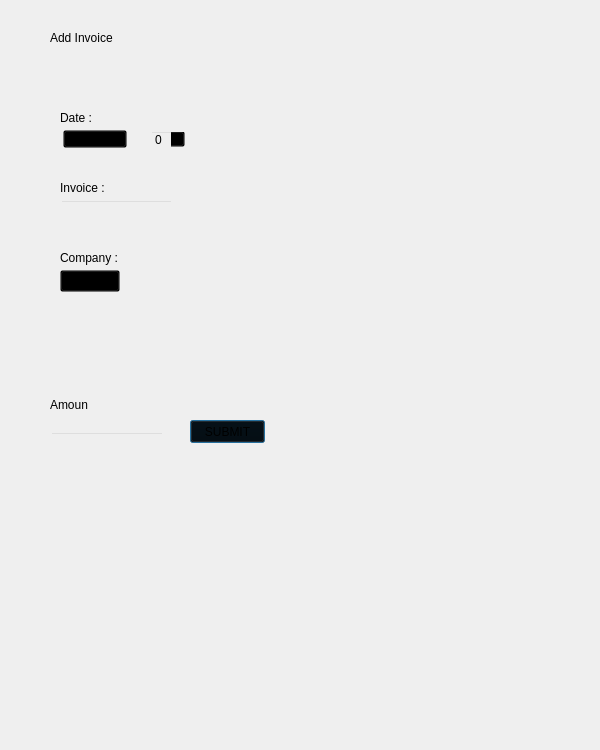
<?xml version="1.0" encoding="UTF-8"?>
<ui version="4.0">
 <class>Dialog</class>
 <widget class="QDialog" name="Dialog">
  <property name="enabled">
   <bool>true</bool>
  </property>
  <property name="geometry">
   <rect>
    <x>0</x>
    <y>0</y>
    <width>600</width>
    <height>750</height>
   </rect>
  </property>
  <property name="minimumSize">
   <size>
    <width>600</width>
    <height>750</height>
   </size>
  </property>
  <property name="windowTitle">
   <string>Dialog</string>
  </property>
  <widget class="QFrame" name="workspace_frame">
   <property name="enabled">
    <bool>true</bool>
   </property>
   <property name="geometry">
    <rect>
     <x>40</x>
     <y>30</y>
     <width>331</width>
     <height>481</height>
    </rect>
   </property>
   <property name="styleSheet">
    <string notr="true">background-color:transparent;</string>
   </property>
   <property name="frameShape">
    <enum>QFrame::StyledPanel</enum>
   </property>
   <property name="frameShadow">
    <enum>QFrame::Raised</enum>
   </property>
   <widget class="QLabel" name="amount_label">
    <property name="geometry">
     <rect>
      <x>10</x>
      <y>367</y>
      <width>38</width>
      <height>16</height>
     </rect>
    </property>
    <property name="styleSheet">
     <string notr="true">background-color:transparent;
color:black;</string>
    </property>
    <property name="text">
     <string>Amount :</string>
    </property>
   </widget>
   <widget class="QLineEdit" name="amount_line">
    <property name="geometry">
     <rect>
      <x>10</x>
      <y>402</y>
      <width>114</width>
      <height>19</height>
     </rect>
    </property>
   </widget>
   <widget class="QLabel" name="add_record_label">
    <property name="geometry">
     <rect>
      <x>10</x>
      <y>0</y>
      <width>191</width>
      <height>16</height>
     </rect>
    </property>
    <property name="styleSheet">
     <string notr="true">background-color:transparent;
color:black;</string>
    </property>
    <property name="text">
     <string>Add Invoice</string>
    </property>
   </widget>
   <widget class="QPushButton" name="add_record_submit_button">
    <property name="geometry">
     <rect>
      <x>150</x>
      <y>390</y>
      <width>75</width>
      <height>23</height>
     </rect>
    </property>
    <property name="styleSheet">
     <string notr="true">background-color:transparent;
color:black;</string>
    </property>
    <property name="text">
     <string>SUBMIT</string>
    </property>
   </widget>
   <widget class="QLabel" name="date_label">
    <property name="geometry">
     <rect>
      <x>20</x>
      <y>80</y>
      <width>71</width>
      <height>16</height>
     </rect>
    </property>
    <property name="styleSheet">
     <string notr="true">background-color:transparent;</string>
    </property>
    <property name="text">
     <string>Date :</string>
    </property>
   </widget>
   <widget class="QComboBox" name="invoice_company">
    <property name="geometry">
     <rect>
      <x>20</x>
      <y>240</y>
      <width>60</width>
      <height>22</height>
     </rect>
    </property>
   </widget>
   <widget class="QLabel" name="invoice_label">
    <property name="geometry">
     <rect>
      <x>20</x>
      <y>150</y>
      <width>71</width>
      <height>16</height>
     </rect>
    </property>
    <property name="styleSheet">
     <string notr="true">background-color:transparent;</string>
    </property>
    <property name="text">
     <string>Invoice :</string>
    </property>
   </widget>
   <widget class="QComboBox" name="invoice_month">
    <property name="geometry">
     <rect>
      <x>23</x>
      <y>100</y>
      <width>64</width>
      <height>18</height>
     </rect>
    </property>
   </widget>
   <widget class="QLabel" name="invoice_company_label">
    <property name="geometry">
     <rect>
      <x>20</x>
      <y>220</y>
      <width>71</width>
      <height>16</height>
     </rect>
    </property>
    <property name="styleSheet">
     <string notr="true">background-color:transparent;</string>
    </property>
    <property name="text">
     <string>Company :</string>
    </property>
   </widget>
   <widget class="QSpinBox" name="invoice_year">
    <property name="geometry">
     <rect>
      <x>110</x>
      <y>100</y>
      <width>35</width>
      <height>18</height>
     </rect>
    </property>
   </widget>
   <widget class="QLineEdit" name="invoice_line">
    <property name="geometry">
     <rect>
      <x>20</x>
      <y>170</y>
      <width>113</width>
      <height>20</height>
     </rect>
    </property>
    <property name="text">
     <string/>
    </property>
   </widget>
  </widget>
 </widget>
 <resources/>
 <connections/>
</ui>
